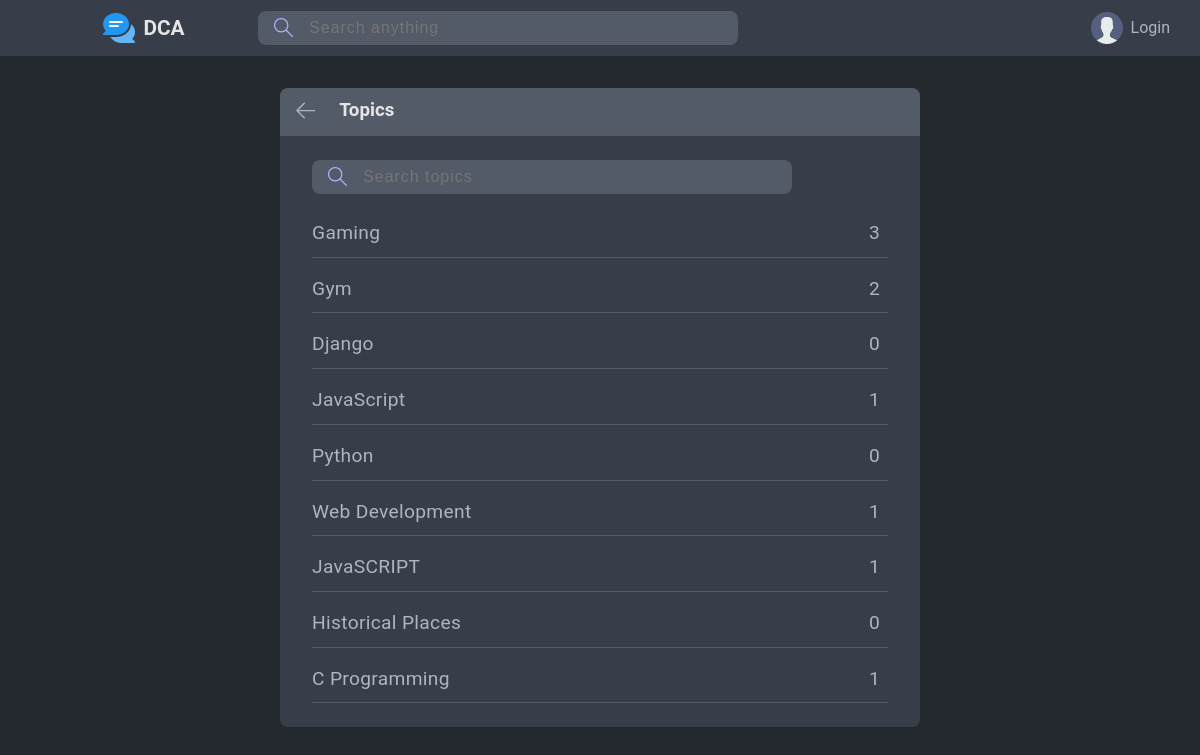
Page /topics/ on the committed database.
### chat/models.py (models this page shows, shortened)
class TopicModel(models.Model):
    name = models.CharField(max_length = 100)

class RoomModel(models.Model):
    host         = models.ForeignKey(User, on_delete = models.SET_NULL, null = True)
    topic        = models.ForeignKey(TopicModel, on_delete = models.SET_NULL, null = True)
    name         = models.CharField(max_length = 150)
    description  = models.TextField(null = True, blank = True)
    participants = models.ManyToManyField(User, related_name = 'participants', blank = True)
    updated      = models.DateTimeField(auto_now = True)
    created      = models.DateTimeField(auto_now_add = True)
    class Meta:
        ordering = ['-updated', '-created']

### chat/views.py (the view)
# urls.py: path('topics/', topicsView, name='topicsView'),
def topicsView(request):
    q = request.GET.get('q') if request.GET.get('q') != None else ''
    topics = TopicModel.objects.filter(name__icontains = q)
    context = {
        'topics' : topics
    }
    return render(request, 'chat/topicsView.html', context)

### chat/templates/chat/topicsView.html (shortened to what this page needs)
{% extends "base.html" %}
{% block content %}
<div id="topics_view">
    <div class="tv-scroll window">
        <div class="tv-head title-bar">
            <div class="start-options">
                <a href="{% url 'chat:homeView' %}">
                    <svg class="svg-td" version="1.1" xmlns="http://www.w3.org/2000/svg" width="32" height="32"
                        viewBox="0 0 32 32">
                        <title>arrow-left</title>
                        <path
                            d="M13.723 2.286l-13.723 13.714 13.719 13.714 1.616-1.611-10.96-10.96h27.625v-2.286h-27.625l10.965-10.965-1.616-1.607z">
                        </path>
                    </svg>
                </a>
                <h3>Topics</h3>
            </div>
        </div>
        <div class="tv-body scroll">
            <div class="search-bar">
                <form action="{% url 'chat:homeView' %}">
                    <label for="search">
                    </label>
                    <input type="text" name="q" id="search" placeholder="Search topics">
                </form>
            </div>
            {% for topic in topics %}
            <div class="topic">
                <a href="{% url 'chat:homeView' %}?q={{topic.name}}">
                    <p>{{topic.name}}</p>
                    <span>{{topic.roommodel_set.all|length}}</span>
                </a>
            </div>
            {% endfor %}
        </div>
    </div>
</div>
{% endblock content %}

### static/css/base.css (style rules this page uses)
:root { --color-dark: #242930; --color-medium: #383E49; --color-light: #535B69; --color-light-more: #ADB7FF; --color-important: #FFB1AD; --color-text-light: #e5e5e5; --color-text-dark: #adb5bd; --color-success: #5dd693; --color-error: #fc4b0b; }
* { margin: 0; padding: 0; box-sizing: border-box; }
body { background-color: var(--color-dark); color: var(--color-text-dark); font-family: 'Roboto'; line-height: 1.6; }
a { text-decoration: none; color: var(--color-text-dark); }
svg { width: 1.2rem; height: 1.2rem; }
.svg-lm { fill: var(--color-light-more); }
.svg-td { fill: var(--color-text-dark); }
.title-bar { display: flex; justify-content: space-between; align-items: center; background-color: var(--color-light); color: var(--color-text-light); border-radius: 0.5rem 0.5rem 0 0; padding: 0.5rem 1rem; }
.title-bar .start-options, .title-bar .end-options { display: flex; gap: 1.5rem; }
.title-bar svg { margin-top: 0.3rem; }
.window { background-color: var(--color-medium); border-radius: 0.5rem; }
.scroll { max-height: 82.5vh; overflow-y: auto; }
.search-bar { max-width: 30rem; }
.search-bar form { display: flex; gap: 0.5rem; width: 100%; background-color: var(--color-light); color: var(--color-text-light); border-radius: 0.5rem; padding: 0 1rem; }
.search-bar form label { align-self: flex-end; }
.search-bar input { width: 100%; background-color: var(--color-light); color: var(--color-text-light); border: none; border-radius: 0.5rem; outline: none; padding: 0.5rem; font-size: 1rem; letter-spacing: 0.06em; }
#topics_view { max-width: 40rem; margin: auto; }
.tv-body { display: flex; flex-direction: column; gap: 0.5rem; padding: 1.5rem 2rem; }
.tv-body .search-bar form { align-self: center; max-width: 100%; margin-bottom: 0.5rem; }
.topic { padding: 0.5rem 0.5rem 0.5rem 0; border-bottom: 1px solid var(--color-light); }
.topic a { display: flex; justify-content: space-between; gap: 1rem; font-size: 1.2rem; letter-spacing: 0.02rem; transition: 300ms ease-in-out; }

### rows in the picture
TopicModel: name "Gaming", roommodel_set.all|length "3"
TopicModel: name "Gym", roommodel_set.all|length "2"
TopicModel: name "Django", roommodel_set.all|length "0"
TopicModel: name "JavaScript", roommodel_set.all|length "1"
TopicModel: name "Python", roommodel_set.all|length "0"
TopicModel: name "Web Development", roommodel_set.all|length "1"
TopicModel: name "JavaSCRIPT", roommodel_set.all|length "1"
TopicModel: name "Historical Places", roommodel_set.all|length "0"
TopicModel: name "C Programming", roommodel_set.all|length "1"
